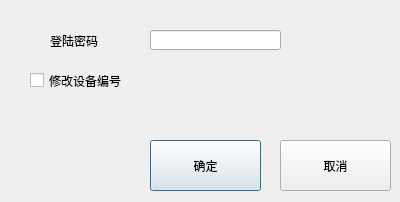
<?xml version="1.0" encoding="UTF-8"?>
<ui version="4.0">
 <class>loginDlg</class>
 <widget class="QDialog" name="loginDlg">
  <property name="geometry">
   <rect>
    <x>0</x>
    <y>0</y>
    <width>400</width>
    <height>202</height>
   </rect>
  </property>
  <property name="windowTitle">
   <string>Dialog</string>
  </property>
  <property name="styleSheet">
   <string notr="true">font: 750 13pt &quot;微软雅黑&quot;;</string>
  </property>
  <widget class="QLabel" name="label">
   <property name="geometry">
    <rect>
     <x>50</x>
     <y>20</y>
     <width>111</width>
     <height>41</height>
    </rect>
   </property>
   <property name="text">
    <string>登陆密码</string>
   </property>
  </widget>
  <widget class="QLineEdit" name="lineEdit">
   <property name="geometry">
    <rect>
     <x>150</x>
     <y>30</y>
     <width>131</width>
     <height>20</height>
    </rect>
   </property>
  </widget>
  <widget class="QPushButton" name="pbtnOk">
   <property name="geometry">
    <rect>
     <x>150</x>
     <y>140</y>
     <width>111</width>
     <height>51</height>
    </rect>
   </property>
   <property name="text">
    <string>确定</string>
   </property>
  </widget>
  <widget class="QPushButton" name="pbtnCancel">
   <property name="geometry">
    <rect>
     <x>280</x>
     <y>140</y>
     <width>111</width>
     <height>51</height>
    </rect>
   </property>
   <property name="text">
    <string>取消</string>
   </property>
  </widget>
  <widget class="QCheckBox" name="chbModifyDeviceNo">
   <property name="geometry">
    <rect>
     <x>30</x>
     <y>60</y>
     <width>181</width>
     <height>41</height>
    </rect>
   </property>
   <property name="text">
    <string>修改设备编号</string>
   </property>
  </widget>
 </widget>
 <resources/>
 <connections/>
</ui>
